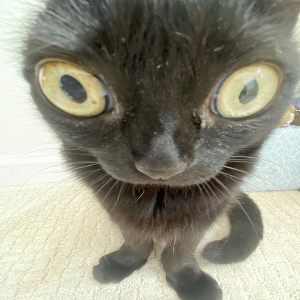
//> input picture Week2/OpenCV/OpenCV_Histogram/OpenCV_Histogram/cat.png, 300 x 300 px
$ ./Histogram   (built with g++ and OpenCV 4)
//> lines starting //> are read from the running program, lines starting //| are printed output that depends on the picture
// Chương trình plot ra biểu đồ Histogram của ảnh grayscale được chuyển từ ảnh RGB
#include "opencv2/imgcodecs.hpp"
#include "opencv2/highgui.hpp"
#include "opencv2/imgproc.hpp"
#include <iostream>

using namespace cv;
using namespace std;

int main(int argc, char** argv)
{
	const char* imageName = "cat.png";
	const char* windowName = "HISTOGRAM - VAS OPENCV TRAINING";
	Mat src;
	src	= imread(samples::findFile(imageName), IMREAD_COLOR);
//> src is the input picture: 300 rows x 300 cols, CV_8UC3; mean B, G, R 128.4, 144.3, 145.6

	if (src.empty())
	{
		cout << "Can not find image file" << endl;
		return -1;
	}
    cvtColor(src,src,COLOR_BGR2GRAY);
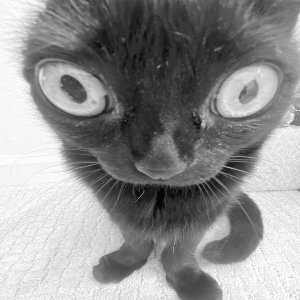
//> src: 300 rows x 300 cols, CV_8UC1; min 2, max 254, mean 142.9

	int histSize = 256;
	float range[] = { 0, 256 }; //Xác định khoảng giá trị của histogram
	const float* histRange[] = { range };
	bool uniform = true, accumulate = false;

	Mat histogram; // Mat object chứa dữ liệu biểu đồ Histogram
	calcHist(&src, 1, 0, Mat(), histogram, 1, &histSize, histRange, uniform, accumulate); // Tính toán Biều đồ hist
//> histogram = 256 values, max 1316 at index 244, min 0 at index 0, mean 351.6

	int hist_w = 512, hist_h = 400;
	int bin_w = cvRound((double)hist_w / histSize);

	Mat histImage(hist_h, hist_w, CV_8UC3, Scalar(0, 0, 0));
	normalize(histogram,  histogram, 0, histImage.rows, NORM_MINMAX, -1, Mat());
//> histogram = 256 values, max 400 at index 244, min 0 at index 0, mean 106.9

	for (int i = 1; i < histSize; i++) // Vẽ biểu đồ histogram
	{
		line(histImage, Point(bin_w * (i - 1), hist_h - cvRound(histogram.at<float>(i - 1))),
			Point(bin_w * (i), hist_h - cvRound(histogram.at<float>(i))),
			Scalar(255, 0, 0), 2, 8, 0);
	}
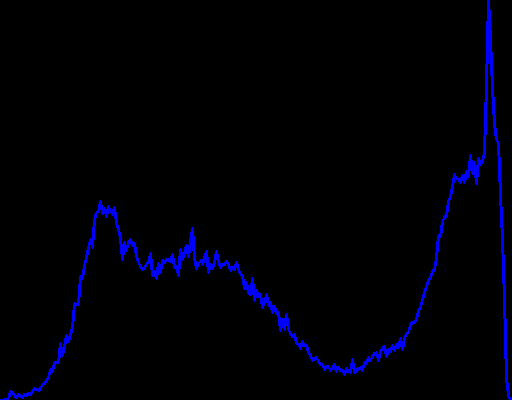
//> histImage: 400 rows x 512 cols, CV_8UC3; mean B, G, R 7.5, 0, 0
	// Hiện ảnh và biểu đồ Histogram của ảnh (grayscale)
    imshow(windowName, src);
	imshow("calcHist Demo", histImage);

	waitKey();

	return 0;
}
